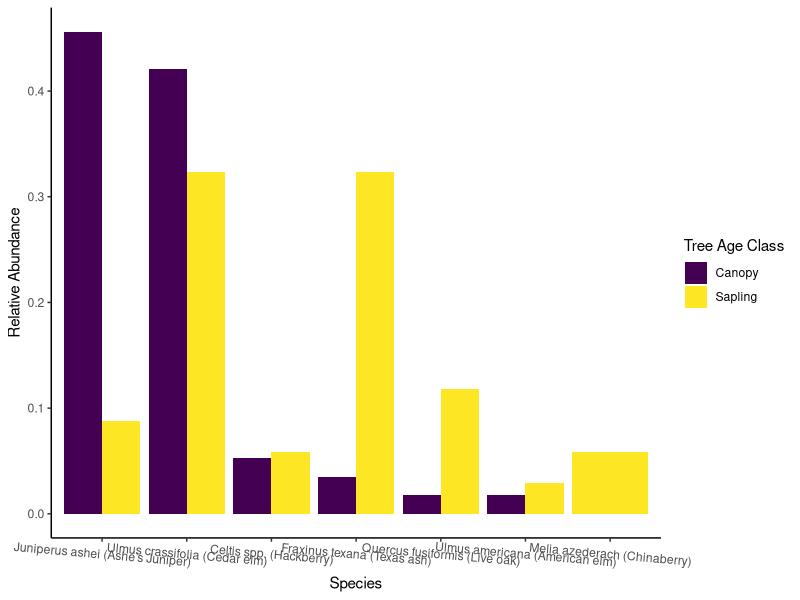

The R script that drew this image:
## ---- chunk 1
min_r_version = "4.0"
min_rstudio_version = "1.4.1717-3"
## ---- chunk 2
# This invisible block is a workaround for Travis CI not having the tidyverse meta-package; 
library(ggplot2)
library(dplyr)
library(readr)
library(tibble)
library(forcats)
library(cowplot)

succession_data = read_csv("example_data/succession_long_F19.csv")
# Capture View()
real_view = View
View = function(x,...){
  # Scrollable table output
  # knitr::kable(head(x))
  x |> head(n = 10) |> 
  kableExtra::kbl() |> 
  kableExtra::kable_paper() |> 
  kableExtra::scroll_box(width = "100%")
} 
## ---- chunk 3
View(succession_data)
## ---- chunk 4
# Invisible to students: create results
data_Q = succession_data |> 
  filter(Habitat == "Q")
rel_ab_Q = data_Q |> group_by(Tree_type, Species) |> 
  count(name = 'count') |> 
  group_by(Tree_type) |> 
  mutate(relative_abundance = count / sum(count)) |> 
  arrange(Tree_type, desc(relative_abundance)) |> 
  mutate(Species = fct_inorder(Species))
rel_ab_Q |> 
ggplot(aes(x = Species, y = relative_abundance, fill = Tree_type)) + 
  geom_col(position = "dodge") + 
  theme_classic() +  # Remove gridlines
  scale_fill_viridis_d("Tree Age Class") + # changes the colors of the bars;
  xlab("Species") + # 
  ylab("Relative Abundance")+ 
  theme(axis.text.x = element_text(angle = -5, hjust = .5, vjust = 0))
